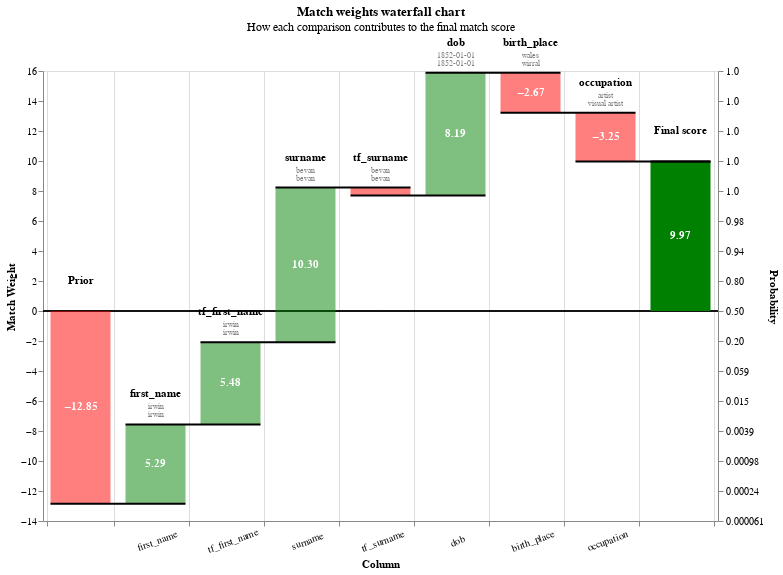

The code cell stored with this chart in its notebook:
### Code cell
records = linker.prediction_errors_from_labels_column(
    "cluster",
    threshold=0.999,
    include_false_negatives=False,
    include_false_positives=True,
).as_record_dict()
linker.waterfall_chart(records)

### Figure 1 — Vega-Lite specification as saved in the notebook (floating-point values rounded to 4 significant figures; data arrays with more than 128 entries replaced by an {"elided": "..."} marker saying what was removed)
{"config": {"view": {"continuousWidth": 400, "continuousHeight": 300}}, "layer": [{"layer": [{"mark": "rule", "encoding": {"color": {"value": "black"}, "size": {"value": 0.5}, "y": {"field": "zero", "type": "quantitative"}}}, {"mark": {"type": "bar", "width": 60}, "encoding": {"color": {"condition": {"test": "(datum.log2_bayes_factor < 0)", "value": "red"}, "value": "green"}, "opacity": {"condition": {"test": "datum.column_name == 'Prior match weight' || datum.column_name == 'Final score'", "value": 1}, "value": 0.5}, "tooltip": [{"field": "column_name", "title": "Comparison column", "type": "nominal"}, {"field": "value_l", "title": "Value (L)", "type": "nominal"}, {"field": "value_r", "title": "Value (R)", "type": "nominal"}, {"field": "label_for_charts", "title": "Label", "type": "ordinal"}, {"field": "sql_condition", "title": "SQL condition", "type": "nominal"}, {"field": "comparison_vector_value", "title": "Comparison vector value", "type": "nominal"}, {"field": "bayes_factor", "format": ",.4f", "title": "Bayes factor = m/u", "type": "quantitative"}, {"field": "log2_bayes_factor", "format": ",.4f", "title": "Match weight = log2(m/u)", "type": "quantitative"}, {"field": "prob", "format": ".4f", "title": "Cumulative match probability", "type": "quantitative"}, {"field": "bayes_factor_description", "title": "Match weight description", "type": "nominal"}], "x": {"axis": {"grid": true, "labelAlign": "center", "labelAngle": -20, "labelExpr": "datum.value == 'Prior' || datum.value == 'Final score' ? '' : datum.value", "labelPadding": 10, "tickBand": "extent", "title": "Column"}, "field": "column_name", "sort": {"field": "bar_sort_order", "order": "ascending"}, "type": "nominal"}, "y": {"axis": {"grid": false, "orient": "left", "title": "Match Weight"}, "field": "previous_sum", "type": "quantitative"}, "y2": {"field": "sum"}}}, {"mark": {"type": "text", "fontWeight": "bold"}, "encoding": {"color": {"value": "white"}, "text": {"condition": {"test": "abs(datum.log2_bayes_factor) > 1", "field": "log2_bayes_factor", "format": ".2f", "type": "nominal"}, "value": ""}, "x": {"axis": {"labelAngle": -20, "title": "Column"}, "field": "column_name", "sort": {"field": "bar_sort_order", "order": "ascending"}, "type": "nominal"}, "y": {"axis": {"orient": "left"}, "field": "center", "type": "quantitative"}}}, {"mark": {"type": "text", "baseline": "bottom", "dy": -25, "fontWeight": "bold"}, "encoding": {"color": {"value": "black"}, "text": {"field": "column_name", "type": "nominal"}, "x": {"axis": {"labelAngle": -20, "title": "Column"}, "field": "column_name", "sort": {"field": "bar_sort_order", "order": "ascending"}, "type": "nominal"}, "y": {"field": "sum_top", "type": "quantitative"}}}, {"mark": {"type": "text", "baseline": "bottom", "dy": -13, "fontSize": 8}, "encoding": {"color": {"value": "grey"}, "text": {"field": "value_l", "type": "nominal"}, "x": {"axis": {"labelAngle": -20, "title": "Column"}, "field": "column_name", "sort": {"field": "bar_sort_order", "order": "ascending"}, "type": "nominal"}, "y": {"field": "sum_top", "type": "quantitative"}}}, {"mark": {"type": "text", "baseline": "bottom", "dy": -5, "fontSize": 8}, "encoding": {"color": {"value": "grey"}, "text": {"field": "value_r", "type": "nominal"}, "x": {"axis": {"labelAngle": -20, "title": "Column"}, "field": "column_name", "sort": {"field": "bar_sort_order", "order": "ascending"}, "type": "nominal"}, "y": {"field": "sum_top", "type": "quantitative"}}}]}, {"mark": {"type": "rule", "color": "black", "strokeWidth": 2, "x2Offset": 30, "xOffset": -30}, "encoding": {"x": {"axis": {"labelAngle": -20, "title": "Column"}, "field": "column_name", "sort": {"field": "bar_sort_order", "order": "ascending"}, "type": "nominal"}, "x2": {"field": "lead"}, "y": {"axis": {"labelExpr": "format(1 / (1 + pow(2, -1*datum.value)), '.2r')", "orient": "right", "title": "Probability"}, "field": "sum", "scale": {"zero": false}, "type": "quantitative"}}}], "data": {"name": "data-7313afd1c3c7bfba586f5bfce62f6628"}, "height": 450, "params": [{"name": "record_number", "bind": {"input": "range", "max": 54, "min": 0, "step": 1}, "value": 0}], "resolve": {"axis": {"y": "independent"}}, "title": {"text": "Match weights waterfall chart", "subtitle": "How each comparison contributes to the final match score"}, "transform": [{"filter": "(datum.record_number == record_number)"}, {"filter": "(datum.bayes_factor !== 1.0)"}, {"window": [{"op": "sum", "field": "log2_bayes_factor", "as": "sum"}, {"op": "lead", "field": "column_name", "as": "lead"}], "frame": [null, 0]}, {"calculate": "datum.column_name === \"Final score\" ? datum.sum - datum.log2_bayes_factor : datum.sum", "as": "sum"}, {"calculate": "datum.lead === null ? datum.column_name : datum.lead", "as": "lead"}, {"calculate": "datum.column_name === \"Final score\" || datum.column_name === \"Prior match weight\" ? 0 : datum.sum - datum.log2_bayes_factor", "as": "previous_sum"}, {"calculate": "datum.sum > datum.previous_sum ? datum.column_name : \"\"", "as": "top_label"}, {"calculate": "datum.sum < datum.previous_sum ? datum.column_name : \"\"", "as": "bottom_label"}, {"calculate": "datum.sum > datum.previous_sum ? datum.sum : datum.previous_sum", "as": "sum_top"}, {"calculate": "datum.sum < datum.previous_sum ? datum.sum : datum.previous_sum", "as": "sum_bottom"}, {"calculate": "(datum.sum + datum.previous_sum) / 2", "as": "center"}, {"calculate": "(datum.log2_bayes_factor > 0 ? \"+\" : \"\") + datum.log2_bayes_factor", "as": "text_log2_bayes_factor"}, {"calculate": "datum.sum < datum.previous_sum ? 4 : -4", "as": "dy"}, {"calculate": "datum.sum < datum.previous_sum ? \"top\" : \"bottom\"", "as": "baseline"}, {"calculate": "1. / (1 + pow(2, -1.*datum.sum))", "as": "prob"}, {"calculate": "0*datum.sum", "as": "zero"}], "width": {"step": 75}, "$schema": "https://vega.github.io/schema/vega-lite/v5.9.3.json", "datasets": {"data-7313afd1c3c7bfba586f5bfce62f6628": {"elided": "660 records"}}}
